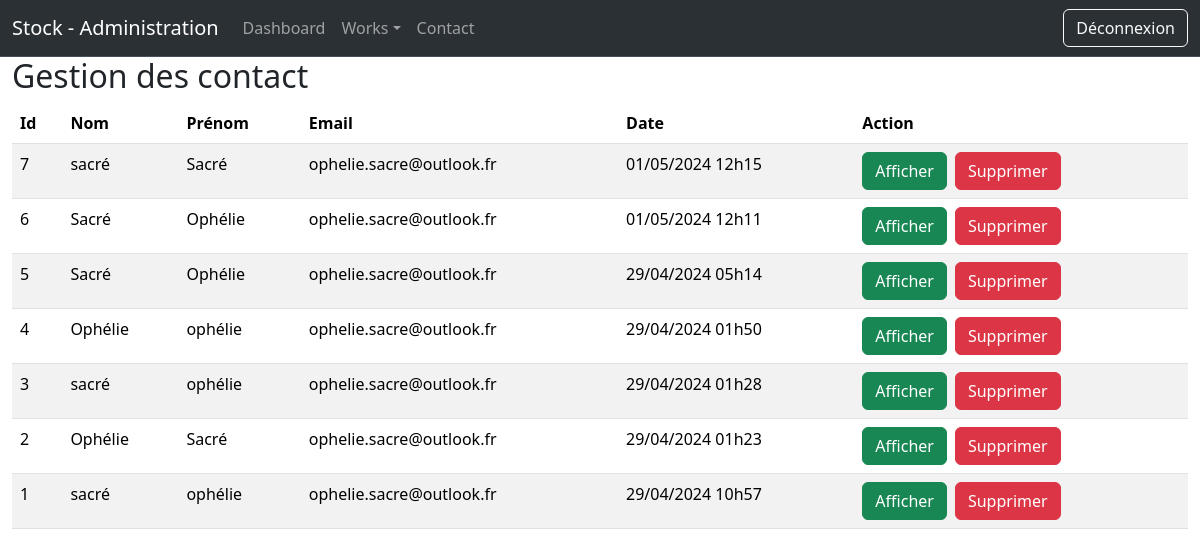
Before: /admin/contact.php (signed in) with the older database file.
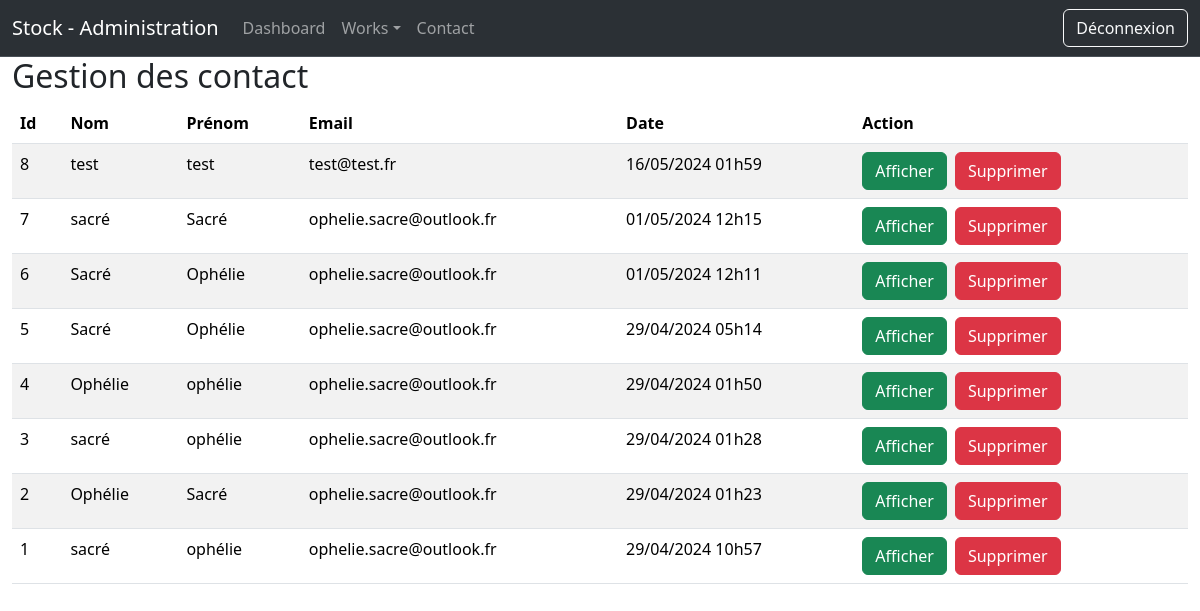
After: the same page with the newer database file.
### tables this page shows
CREATE TABLE IF NOT EXISTS `contact` (
  `id` int NOT NULL AUTO_INCREMENT,
  `nom` varchar(255) NOT NULL,
  `prenom` varchar(255) NOT NULL,
  `email` varchar(255) NOT NULL,
  `message` text NOT NULL,
  `date` datetime NOT NULL,
  PRIMARY KEY (`id`)
);

### admin/contact.php (the view, shortened to what this page needs)
<?php
    require "../connexion.php";
?>
<!DOCTYPE html>
<html lang="en">
<head>
    <link href="https://cdn.jsdelivr.net/npm/bootstrap@5.3.2/dist/css/bootstrap.min.css" rel="stylesheet">
</head>
<body>
    <?php
        include("partials/header.php");
    ?>
    <div class="container-fluid">
     <h2>Gestion des contact</h2>
    <table class="table table-striped">
        <thead>
            <tr>
                <th>Id</th>
                <th>Nom</th>
                <th>Prénom</th>
                <th>Email</th>
                <th>Date</th>
                <th>Action</th>
            </tr>
        </thead>
        <tbody>
            <?php
                $contacts = $bdd->query("SELECT id, nom,prenom, email, DATE_FORMAT(date, '%d/%m/%Y %hh%i') AS mydate FROM contact ORDER BY date DESC");
                while($donContact = $contacts->fetch())
                {
                    echo "<tr>";
                        echo "<td>".$donContact['id']."</td>";
                        echo "<td>".$donContact['nom']."</td>";
                        echo "<td>".$donContact['prenom']."</td>";
                        echo "<td>".$donContact['email']."</td>";
                        echo "<td>".$donContact['mydate']."</td>";
                        echo "<td>";
                            echo "<a href='showContact.php?id=".$donContact['id']."' class='btn btn-success'>Afficher</a>";
                            echo "<a href='contact.php?delete=".$donContact['id']."' class='btn btn-danger ms-2'>Supprimer</a>";
                        echo "</td>";
                    echo "</tr>";
                }
            ?>
        </tbody>
    </table>
    </div>
</body>
</html>

Changed rows visible on the page:
added contact: id "8", nom "test", prenom "test", email "test@test.fr", mydate "16/05/2024 01h59"
